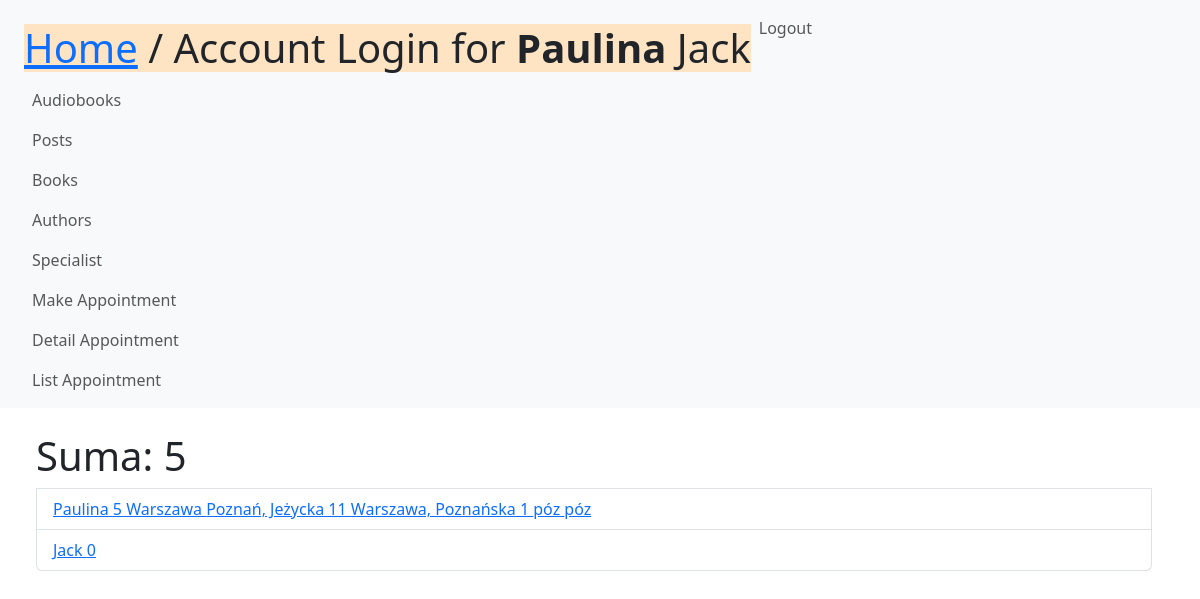
Page /company/ (signed in) on the committed database.
### people/models.py (models this page shows, shortened)
class User(AbstractUser):
    company = models.ForeignKey('Company', related_name='Employees', null=True, on_delete=models.SET_NULL)
    def is_specialist(self):
        return self.groups.filter(name='Specialist').exists()
    def is_company(self):
        return self.groups.filter(name='Company').exists()

class Company(models.Model):
    name_company = models.CharField(max_length=256)
    industry = models.CharField(max_length=64)

class Visit(models.Model):
    what_time = models.DateTimeField()
    location = models.CharField(max_length=128)
    specialist = models.ForeignKey(User, related_name='Specialist', null=True, on_delete=models.SET_NULL)
    patient = models.ForeignKey(User, related_name='Patient', null=True, on_delete=models.SET_NULL)

### people/views.py (the view)
# urls.py: path('company/', VisitForCompanyView.as_view(), name='view_company'),
class VisitForCompanyView(View):
    def get(self, request):
        employees = request.user.company.Employees.all()
        suma = 0
        for employee in employees.iterator():
            suma += employee.Patient.count()
        return render(request, 'listy2company.html', {'suma': suma})  # {'company': company}

### people/templates/listy2company.html
{% extends 'base.html' %}
{% block content %}
    <ul class="list-group">
        <h1> Suma: {{suma}}</h1>
        {% for patient in request.user.company.Employees.all %}
        <div class="list-group-item"><a href="">
            {{patient.username}}
            {{ patient.Patient.count}}
            {% for visit in patient.Patient.all  %}
            {{visit.location}}
            {% endfor %}
        </a></div>
        {% endfor %}
    </ul>
{% endblock %}

### people/templates/base.html (shortened to what this page needs)
{% load static %}
<!DOCTYPE html>
<html lang="en">
<head>
    <link href="{% static 'bootstrap-5.2.2-dist/css/bootstrap.min.css' %}" rel="stylesheet">
</head>
<body>
<nav class="navbar navbar-expand-sm bg-light navbar-light">
    <div class="container-fluid">
        <ul class="navbar-nav">
            <div class="container m-auto">
        <div style="display: flex;flex-direction: row;justify-content: space-between">
               <div>   <h1 style="background-color: bisque" class="text-2xl leading-none text-gray-900 tracking-tight mt-3"><a href="/">Home</a> / Account Login for <b>{{user.username}}</b> {{user.company.name_company}} </h1>
               </div>
            <div>     {% if user.is_authenticated %}
                        <div class="nav-item">
                            <a class="nav-link" href="{% url 'logout' %}">Logout</a>
                        </div>
                        {% endif %}
            </div>
        </div>
                    {% if perms.media.view_book %}
                        <div>
                            <a class="nav-link" href="{% url 'view_audiobooks' %}">Audiobooks</a>
                        </div>
                        <div class="nav-item">
                            <a class="nav-link" href="{% url 'view_release' %}">Posts</a>
                        </div>
                        <div class="nav-item">
                            <a class="nav-link" href="{% url 'view_books' %}">Books</a>
                        </div>
                        <div class="nav-item">
                            <a class="nav-link" href="{% url 'view_author' %}">Authors</a>
                        </div>
                        <div class="nav-item">
                            <a class="nav-link" href="{% url 'view_specialist' %}">Specialist</a>
                        </div>
                        <div class="nav-item">
                            <a class="nav-link" href="{% url 'make_appointment' %}">Make Appointment</a>
                        </div>
                        <div class="nav-item">
                            <a class="nav-link" href="{% url 'detail_appointment' 1 %}">Detail Appointment</a>
                        </div>
                        <div class="nav-item">
                            <a class="nav-link" href="{% url 'view_appointment' %}">List Appointment</a>
                        </div>
                    {% endif %}
        </ul>
    </div>
</nav>
<div class="container m-4">
    {% block content %}{% endblock %}
</div>
</body>
</html>

### rows in the picture
User: username "Paulina", company.name_company "Jack", Patient.count "5"
Visit: location "Warszawa"
Visit: location "Poznań, Jeżycka 11"
Visit: location "Warszawa, Poznańska 1"
Visit: location "póz"
Visit: location "póz"
User: username "Jack", Patient.count "0"

### other values in the picture
{{ suma }} "5"
